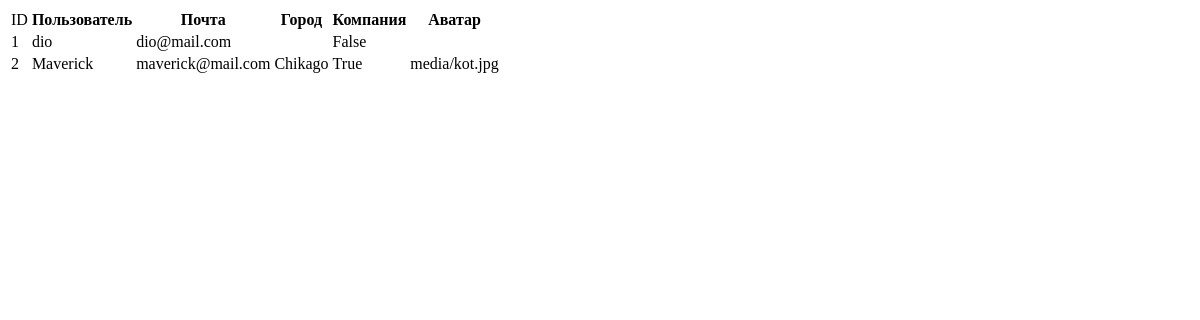
Page /lk/ on the earlier database version.
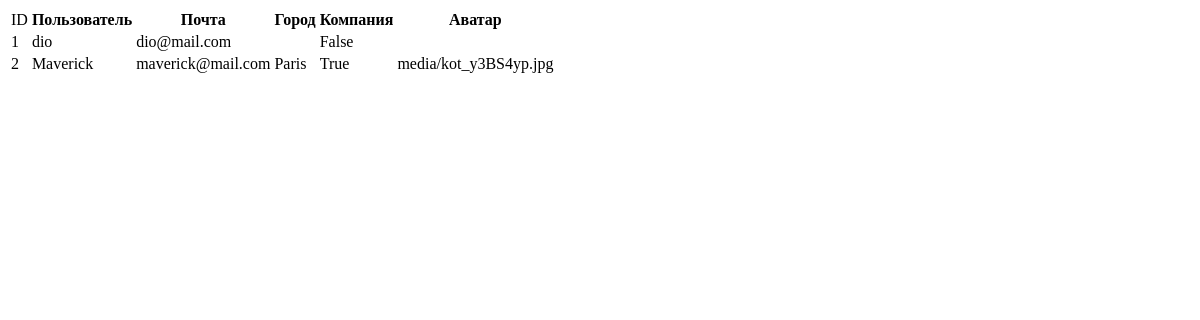
Same page on the later database version.
### users/models.py (models this page shows, shortened)
class CustomUser(AbstractUser):
    city = models.CharField(max_length=30, blank=True)
    company = models.BooleanField(default=False)
    avatar = models.ImageField('Аватар', upload_to='media/', null=True, blank=True)
    class Meta:
        verbose_name = 'Пользователь'
        verbose_name_plural = 'Пользователи'

### users/views.py (the view)
# urls.py: path('lk/', lk_view, name='lk'),
def lk_view(request, *args, **kwargs):
    account = CustomUser.objects.all()
    context = {'account': account}
    return render(request, 'lk.html', context)

### templates/lk.html (shortened to what this page needs)
<!DOCTYPE html>
<html lang="en">
<head>
</head>
<body>
    {% if account.count > 0 %}
    <table>
        <tr><td>ID</td><th>Пользователь</th><th>Почта</th><th>Город</th><th>Компания</th><th>Аватар</th></tr>
        {% for prod in account %}
        <tr><td>{{ prod.id }}</td><td>{{ prod.username }}</td><td>{{ prod.email }}</td><td>{{ prod.city }}</td><td>{{ prod.company }}</td><td>{{ prod.avatar }}</td></tr>
        {% endfor %}
    </table>
    {% endif %}
</body>
</html>

Differences in the rows shown:
changed CustomUser "Maverick": city "Chikago" → "Paris"; avatar "media/kot.jpg" → "media/kot_y3BS4yp.jpg"
